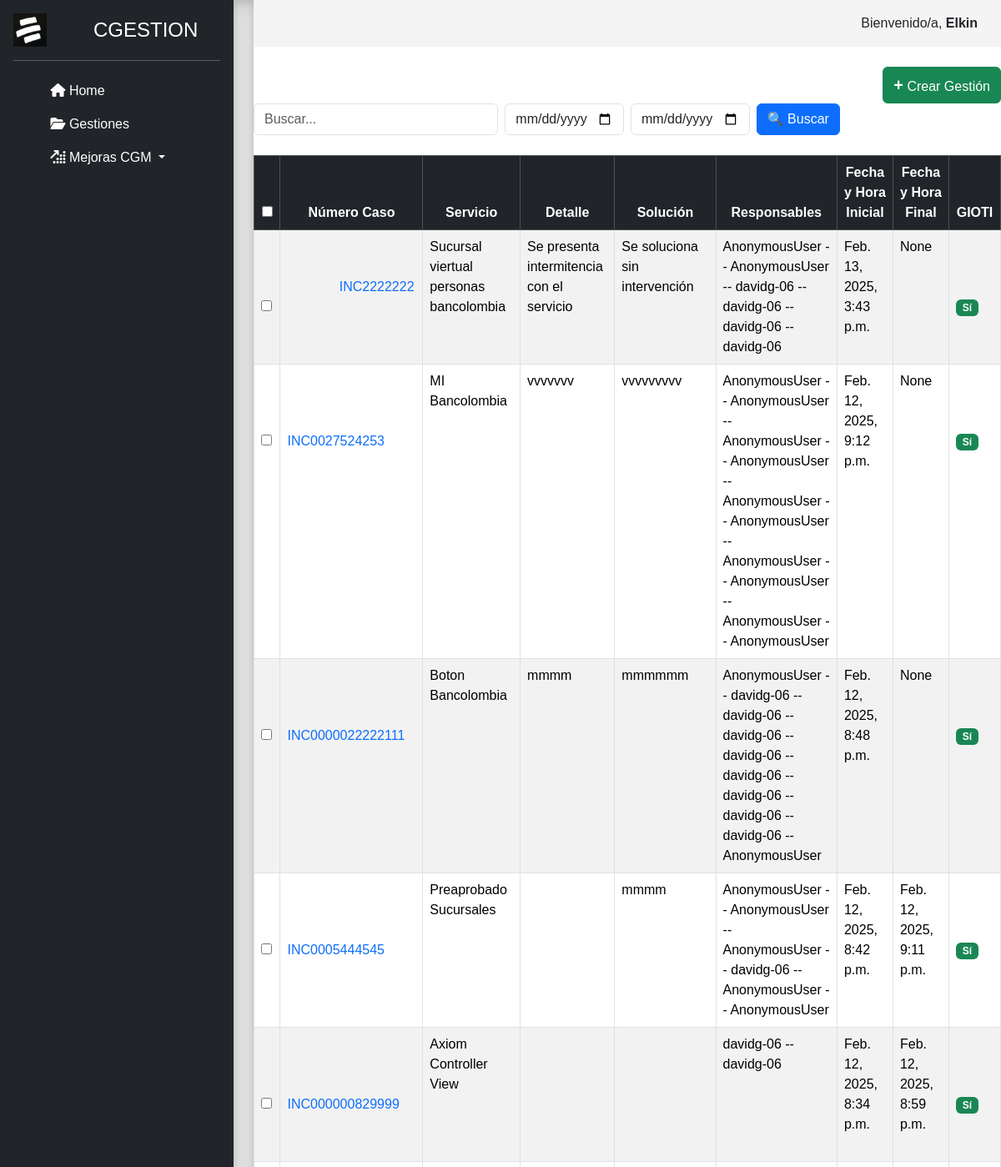
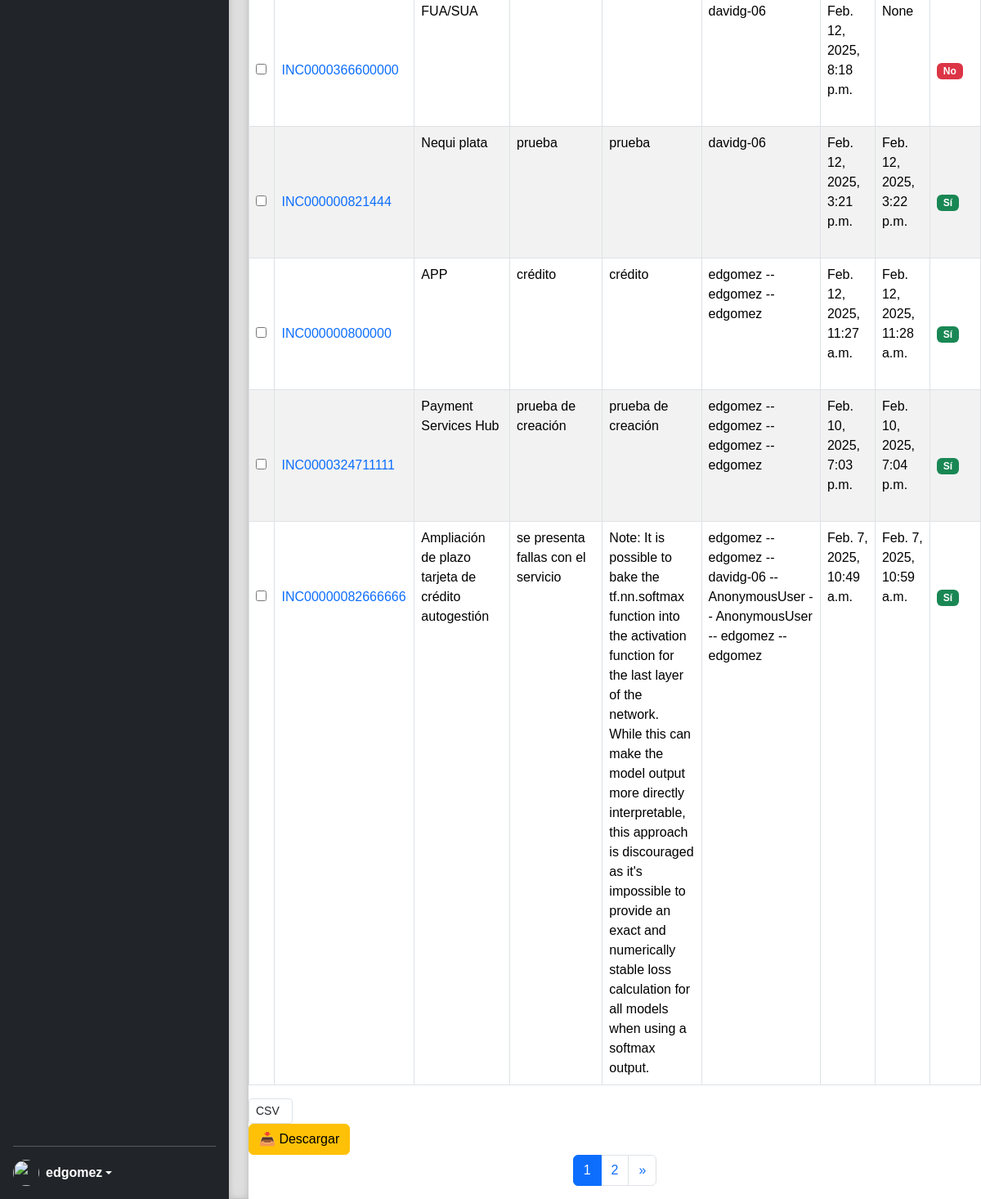
The app's page / (signed in), older data (2 pictures, top to bottom).
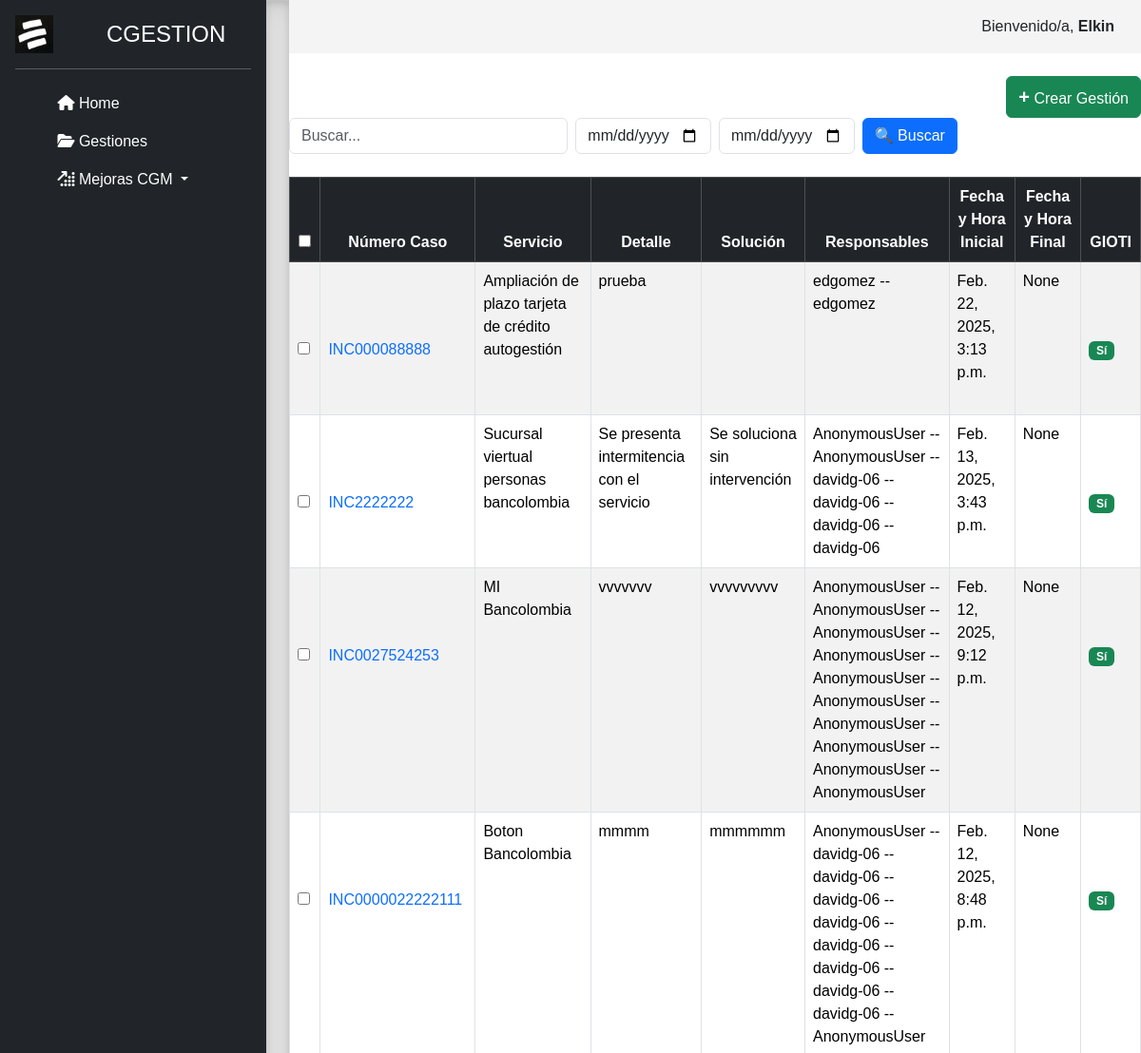
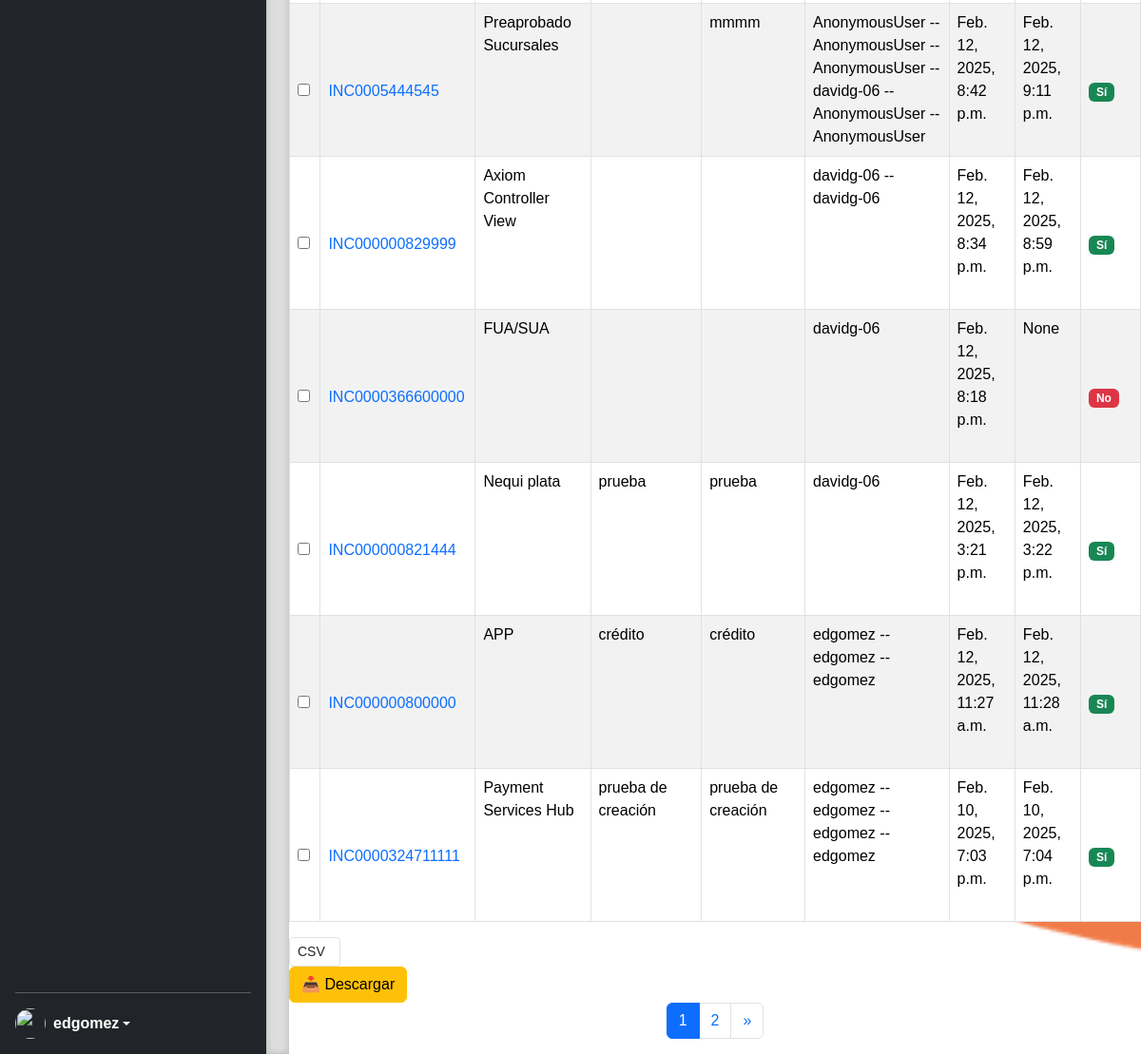
The same page, newer data (2 pictures, top to bottom).
### gestiones/models.py (models this page shows, shortened)
class Gestion(models.Model):
    servicio = models.CharField(max_length=250, verbose_name='Servicio', null=True, blank=True)
    tipo_de_gestion = models.CharField(max_length=250, verbose_name='Tipo de gestion', null=True, blank=True)
    numero_caso = models.CharField(max_length=250, verbose_name='Numero de caso', null=True, blank=True)
    detectada_por = models.CharField(max_length=250, verbose_name='Detectado por', null=True, blank=True)
    causado_por_certificado_digital = models.BooleanField(default=False, verbose_name='Causado por certificado digital')
    incidente_generado_por_OC = models.BooleanField(default=False, verbose_name='Incidente generado por OC')
    atribuible_a = models.CharField(max_length=30, verbose_name='Atribuible a', null=True, blank=True)
    tipo_de_falla = models.CharField(max_length=30, verbose_name='Tipo de falla', null=True, blank=True)
    detalle = models.TextField(verbose_name='Detalle', null=True, blank=True)
    tipo_causa = models.CharField(max_length=30, verbose_name='Tipo_causa', null=True, blank=True)
    causa = models.TextField(verbose_name='Causa', null=True, blank=True)
    validaciones = models.TextField(verbose_name='Validaciones', null=True, blank=True)
    solucion = models.TextField(verbose_name='Solucion', null=True, blank=True)
    responsable_gioti = models.CharField(max_length=250, verbose_name='Responsable gioti')
    fecha_hora_inicial = models.DateTimeField("Fecha y Hora Inicial", auto_now=False, auto_now_add=False )
    fecha_hora_final = models.DateTimeField("Fecha y Hora Final", null=True, blank=True)
    postular_amg = models.BooleanField(default=False, verbose_name='Postular AMG')
    gioti = models.BooleanField(default=False, verbose_name='GIOTI')
    class Meta:
        verbose_name = 'Gestion'
        verbose_name_plural = 'Gestiones'
        ordering=['-id']

### gestiones/views.py (the view, shortened to what this page needs)
# urls.py: path('', views.listar_gestiones, name='listar_gestiones'),  # Ruta para la raíz
def listar_gestiones(request):
    first_name = request.user.first_name if request.user.is_authenticated else "Invitado"
    query = request.GET.get('q', '').strip()
    fecha_inicio = request.GET.get('fecha_inicio')
    fecha_fin = request.GET.get('fecha_fin')
    gestiones = Gestion.objects.all()
    if fecha_inicio:
        fecha_inicio = datetime.strptime(fecha_inicio, "%Y-%m-%d")
        gestiones = gestiones.filter(fecha_hora_inicial__gte=fecha_inicio)
    if fecha_fin:
        fecha_fin = datetime.strptime(fecha_fin, "%Y-%m-%d") + timedelta(days=1)
        gestiones = gestiones.filter(fecha_hora_final__lt=fecha_fin)
    paginator = Paginator(gestiones, 10)
    page_number = request.GET.get('page')
    page_obj = paginator.get_page(page_number)
    return render(request, "listar_gestiones.html", {
        "page_obj": page_obj,
        "query": query,
        "first_name": first_name,
        "fecha_inicio": request.GET.get('fecha_inicio', ''),  # Mantiene el valor en la vista
        "fecha_fin": request.GET.get('fecha_fin', '')  # Mantiene el valor en la vista
    })

### gestiones/templates/listar_gestiones.html (shortened to what this page needs)
{% extends "layout.html" %}
{% block content %}
<nav class="navbar navbar-expand-lg px-3" style="background-color:  rgb(245, 244, 244);">
  <div class="container-fluid">
      <span class="navbar-text text-dark ms-auto">
          {% if first_name %}
              Bienvenido/a, <strong>{{ first_name }}</strong>
          {% else %}
              Bienvenido/a, <strong>Invitado</strong>
          {% endif %}
      </span>
  </div>
</nav>
<br>
<div class="d-flex justify-content-end">
  <a href="{% url 'creargestion' %}" class="btn btn-success">
    <span class="fw-bold fs-5">+</span> Crear Gestión
  </a>
</div>
<form method="GET" action="{% url 'listar_gestiones' %}">
  <div class="row g-2 align-items-center">
    <div class="col-md-4">
      <input type="text" name="q" class="form-control form-control"
             style="width: 100%;" placeholder="Buscar..."
             value="{{ query|default:'' }}">
    </div>
    <div class="col-md-2">
      <input type="date" name="fecha_inicio" class="form-control form-control" value="{{ fecha_inicio }}">
    </div>
    <div class="col-md-2">
      <input type="date" name="fecha_fin" class="form-control form-control" value="{{ fecha_fin }}">
    </div>
    <div class="col-auto">
      <button type="submit" class="btn btn-primary ">🔍 Buscar</button>
    </div>
  </div>
</form>
<br>
<form method="GET" action="{% url 'descargar_gestiones' %}">
  <div class="d-flex justify-content-between">
  <div class="table-responsive">
    <table class="table table-striped table-bordered table-hover">
      <thead class="table-dark">
        <tr>
            <th class="text-center">
            <input type="checkbox" id="select-all" onclick="toggleCheckboxes(this)">
            </th>
          <th class="text-center">Número Caso</th>
          <th class="text-center">Servicio</th>
          <th class="text-center">Detalle</th>
          <th class="text-center">Solución</th>
          <th class="text-center">Responsables</th>
          <th class="text-center">Fecha y Hora Inicial</th>
          <th class="text-center">Fecha y Hora Final</th>
          <th class="text-center">GIOTI</th>
        </tr>
      </thead>
      <tbody>
        {% for gestion in page_obj %}
        <tr>
          <td>
            <input type="checkbox" name="gestiones" value="{{ gestion.id }}">
          </td>
          <td>
            <a href="{% url 'editar_gestion' gestion.id %}" class="text-decoration-none">
              {{ gestion.numero_caso }}
            </a>
          </td>
          <td>{{ gestion.servicio }}</td>
          <td>{{ gestion.detalle }}</td>
          <td>{{ gestion.solucion }}</td>
          <td>{{ gestion.responsable_gioti }}</td>
          <td>{{ gestion.fecha_hora_inicial }}</td>
          <td>{{ gestion.fecha_hora_final }}</td>
          <td>
            {% if gestion.gioti %}
              <span class="badge bg-success">Sí</span>
            {% else %}
              <span class="badge bg-danger">No</span>
            {% endif %}
          </td>
        </tr>
        {% endfor %}
      </tbody>
    </table>
    <div>
      <select name="formato" class="form-control form-control-sm" style="width: auto;">
        <option value="csv">CSV</option>
      </select>
    </div>
    <button type="submit" class="btn btn-warning mx-6">
      📥 Descargar
    </button>
  </div>
  </div>
</form>
<nav aria-label="Page navigation">
  <ul class="pagination justify-content-center">
    {% for num in page_obj.paginator.page_range %}
    <li class="page-item {% if num == page_obj.number %}active{% endif %}">
      <a class="page-link" href="?q={{ query }}&page={{ num }}">{{ num }}</a>
    </li>
    {% endfor %}
    {% if page_obj.has_next %}
    <li class="page-item">
      <a class="page-link" href="?q={{ query }}&page={{ page_obj.next_page_number }}" aria-label="Siguiente">
        &raquo;
      </a>
    </li>
    {% endif %}
  </ul>
</nav>
{% endblock %}

Row changes from the older to the newer data that the page shows:
no longer on this page (row unchanged): Gestion: numero_caso "INC00000082666666", servicio "Ampliación de plazo tarjeta de crédito autogestión", detalle "se presenta fallas con el servicio", solucion "Note: It is possible to bake the tf.nn.softmax function into the activation function for the last layer of the network. While this can make the model output more directly interpretable, this approach is discouraged as it's impossible to provide an exact and numerically stable loss calculation for all models when using a softmax output.", responsable_gioti "edgomez -- edgomez -- davidg-06 -- AnonymousUser -- AnonymousUser -- edgomez -- edgomez", fecha_hora_inicial "Feb. 7, 2025, 10:49 a.m.", fecha_hora_final "Feb. 7, 2025, 10:59 a.m.", gioti "Sí"
added Gestion: numero_caso "INC000088888", servicio "Ampliación de plazo tarjeta de crédito autogestión", detalle "prueba", responsable_gioti "edgomez -- edgomez", fecha_hora_inicial "Feb. 22, 2025, 3:13 p.m.", fecha_hora_final "None", gioti "Sí"
